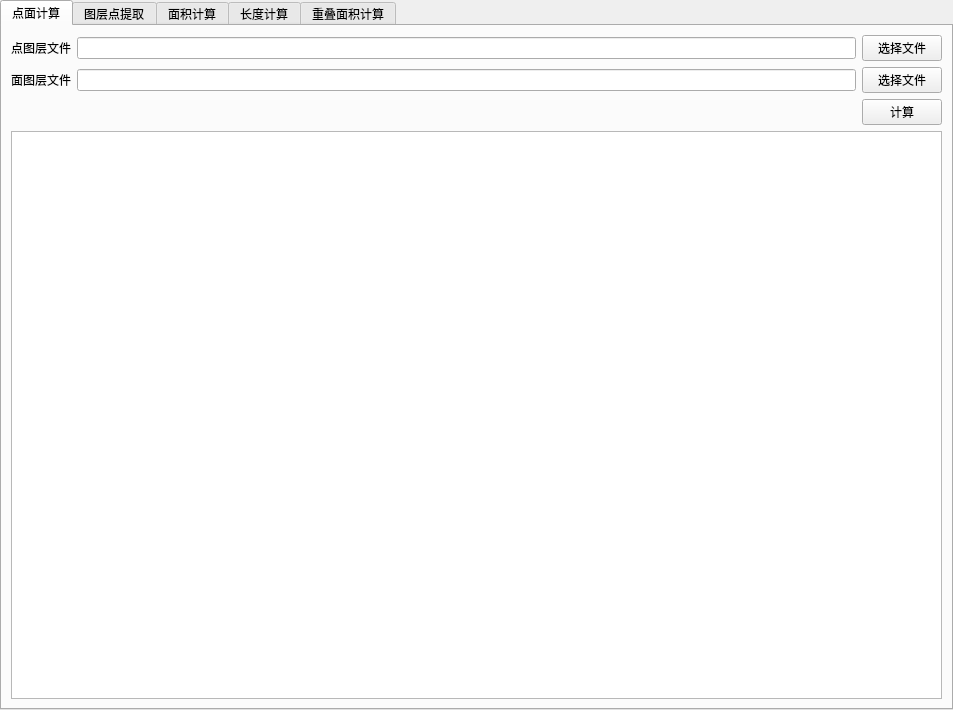
<?xml version="1.0" encoding="UTF-8"?>
<ui version="4.0">
 <class>MainDlg</class>
 <widget class="QTabWidget" name="MainDlg">
  <property name="geometry">
   <rect>
    <x>0</x>
    <y>0</y>
    <width>953</width>
    <height>710</height>
   </rect>
  </property>
  <property name="windowTitle">
   <string>KML规划工具</string>
  </property>
  <property name="currentIndex">
   <number>0</number>
  </property>
  <widget class="QWidget" name="tab">
   <attribute name="title">
    <string>点面计算</string>
   </attribute>
   <layout class="QVBoxLayout" name="verticalLayout">
    <item>
     <layout class="QHBoxLayout" name="horizontalLayout">
      <item>
       <widget class="QLabel" name="label">
        <property name="text">
         <string>点图层文件</string>
        </property>
        <property name="buddy">
         <cstring>txtPointFilePath</cstring>
        </property>
       </widget>
      </item>
      <item>
       <widget class="QLineEdit" name="txtPointFilePath">
        <property name="readOnly">
         <bool>true</bool>
        </property>
       </widget>
      </item>
      <item>
       <widget class="QPushButton" name="btnChoosePointFile">
        <property name="text">
         <string>选择文件</string>
        </property>
       </widget>
      </item>
     </layout>
    </item>
    <item>
     <layout class="QHBoxLayout" name="horizontalLayout_2">
      <item>
       <widget class="QLabel" name="label_2">
        <property name="text">
         <string>面图层文件</string>
        </property>
        <property name="buddy">
         <cstring>txtPolygonFilePath</cstring>
        </property>
       </widget>
      </item>
      <item>
       <widget class="QLineEdit" name="txtPolygonFilePath">
        <property name="readOnly">
         <bool>true</bool>
        </property>
       </widget>
      </item>
      <item>
       <widget class="QPushButton" name="btnChoosePolygonFile">
        <property name="text">
         <string>选择文件</string>
        </property>
       </widget>
      </item>
     </layout>
    </item>
    <item>
     <layout class="QHBoxLayout" name="horizontalLayout_3">
      <item>
       <spacer name="horizontalSpacer">
        <property name="orientation">
         <enum>Qt::Horizontal</enum>
        </property>
        <property name="sizeHint" stdset="0">
         <size>
          <width>40</width>
          <height>20</height>
         </size>
        </property>
       </spacer>
      </item>
      <item>
       <widget class="QPushButton" name="btnCalculate">
        <property name="text">
         <string>计算</string>
        </property>
       </widget>
      </item>
     </layout>
    </item>
    <item>
     <widget class="QPlainTextEdit" name="txtResult">
      <property name="readOnly">
       <bool>true</bool>
      </property>
     </widget>
    </item>
   </layout>
  </widget>
  <widget class="QWidget" name="tab_4">
   <attribute name="title">
    <string>图层点提取</string>
   </attribute>
   <layout class="QVBoxLayout" name="verticalLayout_5">
    <item>
     <layout class="QHBoxLayout" name="horizontalLayout_11">
      <item>
       <widget class="QLabel" name="label_6">
        <property name="text">
         <string>点图层文件</string>
        </property>
        <property name="buddy">
         <cstring>txtPolygonFilePath</cstring>
        </property>
       </widget>
      </item>
      <item>
       <widget class="QLineEdit" name="txtPointsOutFilePath">
        <property name="readOnly">
         <bool>true</bool>
        </property>
       </widget>
      </item>
      <item>
       <widget class="QPushButton" name="btnChoosePointFile_2">
        <property name="text">
         <string>选择文件</string>
        </property>
       </widget>
      </item>
     </layout>
    </item>
    <item>
     <layout class="QHBoxLayout" name="horizontalLayout_10">
      <item>
       <spacer name="horizontalSpacer_5">
        <property name="orientation">
         <enum>Qt::Horizontal</enum>
        </property>
        <property name="sizeHint" stdset="0">
         <size>
          <width>40</width>
          <height>20</height>
         </size>
        </property>
       </spacer>
      </item>
      <item>
       <widget class="QPushButton" name="btnOutputPoints">
        <property name="text">
         <string>计算</string>
        </property>
       </widget>
      </item>
     </layout>
    </item>
    <item>
     <widget class="QPlainTextEdit" name="txPointOutResult">
      <property name="readOnly">
       <bool>true</bool>
      </property>
     </widget>
    </item>
   </layout>
  </widget>
  <widget class="QWidget" name="tab">
   <attribute name="title">
    <string>面积计算</string>
   </attribute>
   <layout class="QVBoxLayout" name="verticalLayout_2">
    <item>
     <layout class="QHBoxLayout" name="horizontalLayout_4">
      <item>
       <widget class="QLabel" name="label_3">
        <property name="text">
         <string>面图层文件</string>
        </property>
        <property name="buddy">
         <cstring>txtPolygonFilePath</cstring>
        </property>
       </widget>
      </item>
      <item>
       <widget class="QLineEdit" name="txtAreaFilePath">
        <property name="readOnly">
         <bool>true</bool>
        </property>
       </widget>
      </item>
      <item>
       <widget class="QPushButton" name="btnChooseAreaFile">
        <property name="text">
         <string>选择文件</string>
        </property>
       </widget>
      </item>
     </layout>
    </item>
    <item>
     <layout class="QHBoxLayout" name="horizontalLayout_5">
      <item>
       <spacer name="horizontalSpacer_2">
        <property name="orientation">
         <enum>Qt::Horizontal</enum>
        </property>
        <property name="sizeHint" stdset="0">
         <size>
          <width>40</width>
          <height>20</height>
         </size>
        </property>
       </spacer>
      </item>
      <item>
       <widget class="QPushButton" name="btnCalculateArea">
        <property name="text">
         <string>计算</string>
        </property>
       </widget>
      </item>
     </layout>
    </item>
    <item>
     <widget class="QPlainTextEdit" name="txtAreaResult">
      <property name="readOnly">
       <bool>true</bool>
      </property>
     </widget>
    </item>
   </layout>
  </widget>
  <widget class="QWidget" name="tab_2">
   <attribute name="title">
    <string>长度计算</string>
   </attribute>
   <layout class="QVBoxLayout" name="verticalLayout_3">
    <item>
     <layout class="QHBoxLayout" name="horizontalLayout_7">
      <item>
       <widget class="QLabel" name="label_5">
        <property name="text">
         <string>线图层文件</string>
        </property>
        <property name="buddy">
         <cstring>txtLineFilePath</cstring>
        </property>
       </widget>
      </item>
      <item>
       <widget class="QLineEdit" name="txtLineFilePath">
        <property name="readOnly">
         <bool>true</bool>
        </property>
       </widget>
      </item>
      <item>
       <widget class="QPushButton" name="btnChooseLineFile">
        <property name="text">
         <string>选择文件</string>
        </property>
       </widget>
      </item>
     </layout>
    </item>
    <item>
     <layout class="QHBoxLayout" name="horizontalLayout_8">
      <item>
       <spacer name="horizontalSpacer_3">
        <property name="orientation">
         <enum>Qt::Horizontal</enum>
        </property>
        <property name="sizeHint" stdset="0">
         <size>
          <width>40</width>
          <height>20</height>
         </size>
        </property>
       </spacer>
      </item>
      <item>
       <widget class="QPushButton" name="btnCalculateLength">
        <property name="text">
         <string>计算</string>
        </property>
       </widget>
      </item>
     </layout>
    </item>
    <item>
     <widget class="QPlainTextEdit" name="txtLengthResult">
      <property name="readOnly">
       <bool>true</bool>
      </property>
     </widget>
    </item>
   </layout>
  </widget>
  <widget class="QWidget" name="tab_3">
   <attribute name="title">
    <string>重叠面积计算</string>
   </attribute>
   <layout class="QVBoxLayout" name="verticalLayout_4">
    <item>
     <layout class="QHBoxLayout" name="horizontalLayout_6">
      <item>
       <widget class="QLabel" name="label_4">
        <property name="text">
         <string>面图层文件</string>
        </property>
        <property name="buddy">
         <cstring>txtPolygonFilePath</cstring>
        </property>
       </widget>
      </item>
      <item>
       <widget class="QLineEdit" name="txtAreaIntersectionFilePath">
        <property name="readOnly">
         <bool>true</bool>
        </property>
       </widget>
      </item>
      <item>
       <widget class="QPushButton" name="btnChooseAreaIntersectionFile">
        <property name="text">
         <string>选择文件</string>
        </property>
       </widget>
      </item>
     </layout>
    </item>
    <item>
     <layout class="QHBoxLayout" name="horizontalLayout_9">
      <item>
       <spacer name="horizontalSpacer_4">
        <property name="orientation">
         <enum>Qt::Horizontal</enum>
        </property>
        <property name="sizeHint" stdset="0">
         <size>
          <width>926</width>
          <height>20</height>
         </size>
        </property>
       </spacer>
      </item>
      <item>
       <widget class="QPushButton" name="btnCalculateAreaIntersection">
        <property name="text">
         <string>计算</string>
        </property>
       </widget>
      </item>
     </layout>
    </item>
    <item>
     <widget class="QPlainTextEdit" name="txtAreaIntersectionResult">
      <property name="readOnly">
       <bool>true</bool>
      </property>
     </widget>
    </item>
   </layout>
  </widget>
 </widget>
 <resources/>
 <connections>
  <connection>
   <sender>btnChoosePointFile</sender>
   <signal>clicked()</signal>
   <receiver>MainDlg</receiver>
   <slot>pointFileChosen()</slot>
   <hints>
    <hint type="sourcelabel">
     <x>938</x>
     <y>54</y>
    </hint>
    <hint type="destinationlabel">
     <x>295</x>
     <y>-14</y>
    </hint>
   </hints>
  </connection>
  <connection>
   <sender>btnChoosePolygonFile</sender>
   <signal>clicked()</signal>
   <receiver>MainDlg</receiver>
   <slot>polygonFileChosen()</slot>
   <hints>
    <hint type="sourcelabel">
     <x>938</x>
     <y>85</y>
    </hint>
    <hint type="destinationlabel">
     <x>365</x>
     <y>5</y>
    </hint>
   </hints>
  </connection>
  <connection>
   <sender>btnCalculate</sender>
   <signal>clicked()</signal>
   <receiver>MainDlg</receiver>
   <slot>doCalculate()</slot>
   <hints>
    <hint type="sourcelabel">
     <x>938</x>
     <y>116</y>
    </hint>
    <hint type="destinationlabel">
     <x>270</x>
     <y>99</y>
    </hint>
   </hints>
  </connection>
  <connection>
   <sender>btnChooseAreaFile</sender>
   <signal>clicked()</signal>
   <receiver>MainDlg</receiver>
   <slot>areaFileChosen()</slot>
   <hints>
    <hint type="sourcelabel">
     <x>938</x>
     <y>54</y>
    </hint>
    <hint type="destinationlabel">
     <x>430</x>
     <y>10</y>
    </hint>
   </hints>
  </connection>
  <connection>
   <sender>btnCalculateArea</sender>
   <signal>clicked()</signal>
   <receiver>MainDlg</receiver>
   <slot>doCalculateArea()</slot>
   <hints>
    <hint type="sourcelabel">
     <x>938</x>
     <y>85</y>
    </hint>
    <hint type="destinationlabel">
     <x>329</x>
     <y>58</y>
    </hint>
   </hints>
  </connection>
  <connection>
   <sender>btnCalculateLength</sender>
   <signal>clicked()</signal>
   <receiver>MainDlg</receiver>
   <slot>doCalculateLength()</slot>
   <hints>
    <hint type="sourcelabel">
     <x>938</x>
     <y>85</y>
    </hint>
    <hint type="destinationlabel">
     <x>496</x>
     <y>-1</y>
    </hint>
   </hints>
  </connection>
  <connection>
   <sender>btnChooseLineFile</sender>
   <signal>clicked()</signal>
   <receiver>MainDlg</receiver>
   <slot>lineFileChosen()</slot>
   <hints>
    <hint type="sourcelabel">
     <x>938</x>
     <y>54</y>
    </hint>
    <hint type="destinationlabel">
     <x>646</x>
     <y>-9</y>
    </hint>
   </hints>
  </connection>
  <connection>
   <sender>btnCalculateAreaIntersection</sender>
   <signal>clicked()</signal>
   <receiver>MainDlg</receiver>
   <slot>doCalculateAreaIntersection()</slot>
   <hints>
    <hint type="sourcelabel">
     <x>908</x>
     <y>74</y>
    </hint>
    <hint type="destinationlabel">
     <x>492</x>
     <y>62</y>
    </hint>
   </hints>
  </connection>
  <connection>
   <sender>btnChooseAreaIntersectionFile</sender>
   <signal>clicked()</signal>
   <receiver>MainDlg</receiver>
   <slot>areaIntersectionFileChosen()</slot>
   <hints>
    <hint type="sourcelabel">
     <x>910</x>
     <y>38</y>
    </hint>
    <hint type="destinationlabel">
     <x>526</x>
     <y>9</y>
    </hint>
   </hints>
  </connection>
  <connection>
   <sender>btnOutputPoints</sender>
   <signal>clicked()</signal>
   <receiver>MainDlg</receiver>
   <slot>doOutputPoints()</slot>
   <hints>
    <hint type="sourcelabel">
     <x>894</x>
     <y>79</y>
    </hint>
    <hint type="destinationlabel">
     <x>946</x>
     <y>89</y>
    </hint>
   </hints>
  </connection>
  <connection>
   <sender>btnChoosePointFile_2</sender>
   <signal>clicked()</signal>
   <receiver>MainDlg</receiver>
   <slot>pointsOutFileChosen()</slot>
   <hints>
    <hint type="sourcelabel">
     <x>885</x>
     <y>41</y>
    </hint>
    <hint type="destinationlabel">
     <x>751</x>
     <y>69</y>
    </hint>
   </hints>
  </connection>
 </connections>
 <slots>
  <slot>pointFileChosen()</slot>
  <slot>polygonFileChosen()</slot>
  <slot>doCalculate()</slot>
  <slot>areaFileChosen()</slot>
  <slot>doCalculateArea()</slot>
  <slot>doCalculateLength()</slot>
  <slot>lineFileChosen()</slot>
  <slot>areaIntersectionFileChosen()</slot>
  <slot>doCalculateAreaIntersection()</slot>
  <slot>doOutputPoirnts()</slot>
  <slot>pointsOutFileChosen()</slot>
 </slots>
</ui>
